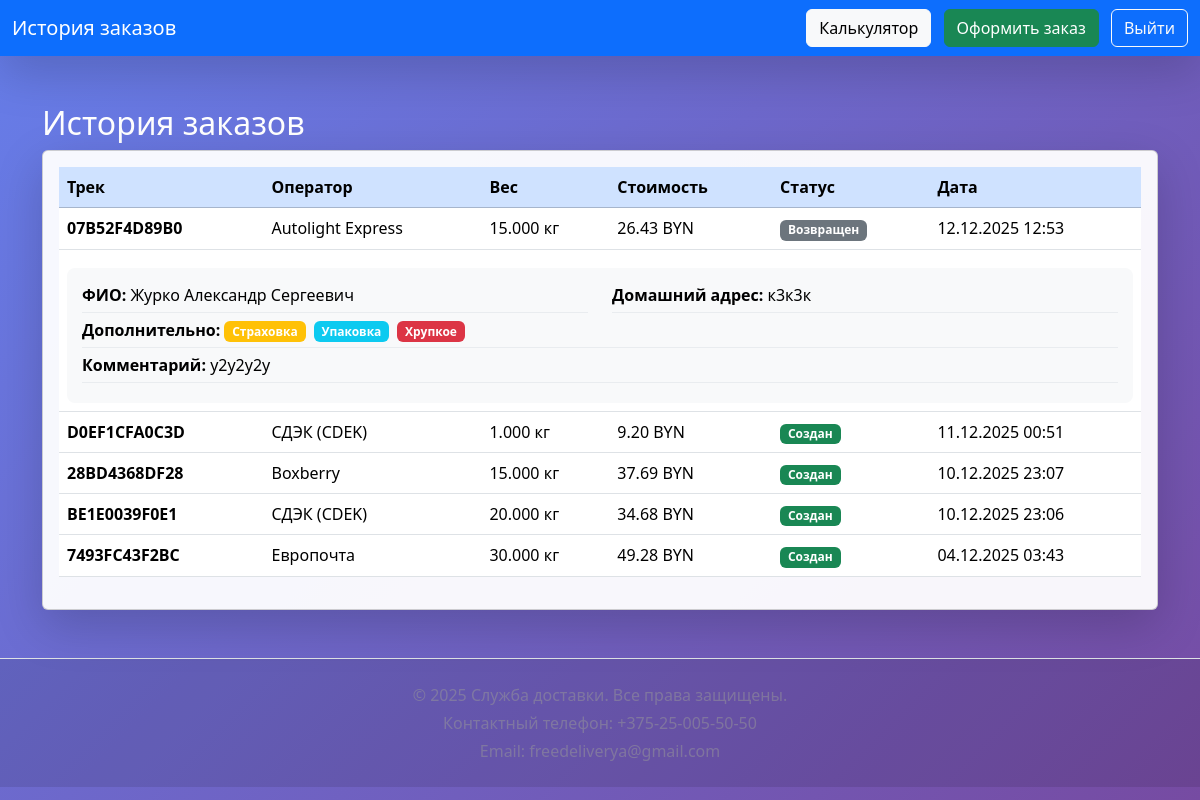
/history.php (signed in), run on an earlier commit of the app's database.
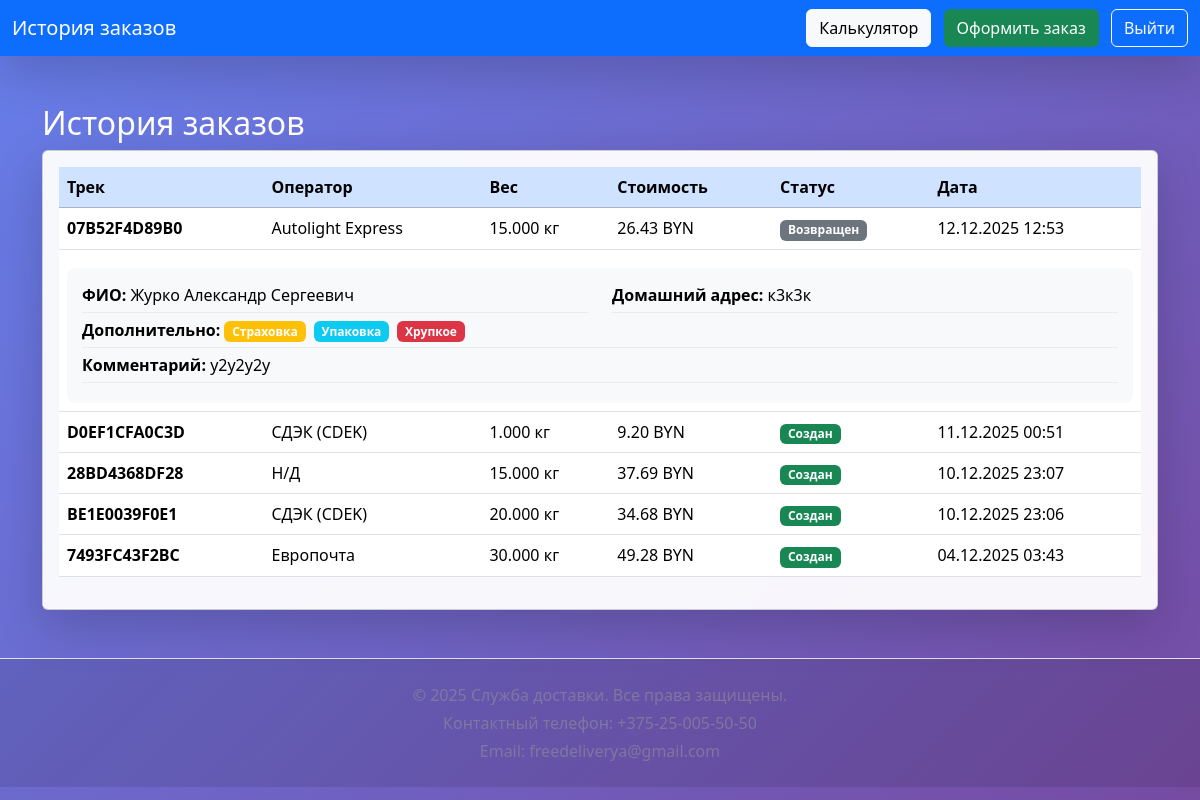
And on a later commit of the database.
### tables this page shows
CREATE TABLE `orders` (
  `id` int(11) NOT NULL,
  `user_id` int(11) DEFAULT NULL,
  `carrier_id` int(11) DEFAULT NULL,
  `from_office` int(11) DEFAULT NULL,
  `to_office` int(11) DEFAULT NULL,
  `weight` decimal(8,3) DEFAULT NULL,
  `cost` decimal(10,2) DEFAULT NULL,
  `delivery_hours` decimal(8,2) DEFAULT NULL,
  `track_number` varchar(20) DEFAULT NULL,
  `created_at` datetime DEFAULT current_timestamp(),
  `payment_status` varchar(20) DEFAULT 'pending',
  `tracking_status` varchar(50) DEFAULT 'created',
  `full_name` varchar(255) DEFAULT NULL,
  `home_address` text DEFAULT NULL,
  `pickup_city` varchar(100) DEFAULT NULL,
  `pickup_address` text DEFAULT NULL,
  `delivery_city` varchar(100) DEFAULT NULL,
  `delivery_address` text DEFAULT NULL,
  `desired_date` date DEFAULT NULL,
  `insurance` tinyint(1) DEFAULT 0,
  `packaging` tinyint(1) DEFAULT 0,
  `fragile` tinyint(1) DEFAULT 0,
  `payment_method` varchar(50) DEFAULT 'cash',
  `comment` text DEFAULT NULL,
  `recipient_name` varchar(255) DEFAULT NULL,
  `recipient_address` text DEFAULT NULL,
  `courier_id` int(11) DEFAULT NULL
);

CREATE TABLE `carriers` (
  `id` int(11) NOT NULL,
  `name` varchar(100) NOT NULL,
  `color` varchar(7) NOT NULL,
  `max_weight` decimal(6,2) NOT NULL,
  `base_cost` decimal(8,2) NOT NULL,
  `cost_per_kg` decimal(8,3) NOT NULL,
  `cost_per_km` decimal(8,4) NOT NULL,
  `speed_kmh` decimal(6,2) NOT NULL,
  `description` text DEFAULT NULL
);

### history.php (the view, shortened to what the changed rows need)
<?php require 'db.php';
$user = $_SESSION['user'];
$orders = $db->prepare("SELECT o.*, c.name as carrier_name FROM orders o LEFT JOIN carriers c ON o.carrier_id=c.id WHERE o.user_id=? ORDER BY o.created_at DESC");
$orders->execute([$user['id']]);
?>
<!DOCTYPE html>
<html lang="ru">
<head>
    <link href="https://cdn.jsdelivr.net/npm/bootstrap@5.3.3/dist/css/bootstrap.min.css" rel="stylesheet">
    <link href="assets/css/style.css" rel="stylesheet">
</head>
<body>
<div class="container mt-5">
    <h2 class="text-white">История заказов</h2>
    <div class="card shadow-lg">
        <div class="card-body">
            <table class="table table-hover">
                <thead class="table-primary">
                    <tr>
                        <th>Трек</th><th>Оператор</th><th>Вес</th><th>Стоимость</th><th>Статус</th><th>Дата</th>
                    </tr>
                </thead>
                <tbody>
                    <?php foreach($orders->fetchAll() as $o): ?>
                    <tr>
                        <td><strong><?= htmlspecialchars($o['track_number']) ?></strong></td>
                        <td><?= htmlspecialchars($o['carrier_name'] ?? 'Н/Д') ?></td>
                        <td><?= $o['weight'] ?> кг</td>
                        <td><?= $o['cost'] ?> BYN</td>
                        <td>
                            <?php
                            $status = $o['tracking_status'] ?? 'created';
                            $status_badge = 'bg-secondary';
                            switch(strtolower($status)) {
                                case 'created':
                                case 'создан':
                                    $status_badge = 'bg-success';
                                    $status_text = 'Создан';
                                    break;
                                case 'returned':
                                case 'возвращен':
                                    $status_badge = 'bg-secondary';
                                    $status_text = 'Возвращен';
                                    break;
                            }
                            ?>
                            <span class="badge <?php echo $status_badge; ?>"><?php echo htmlspecialchars($status_text); ?></span>
                        </td>
                        <td><?= date('d.m.Y H:i', strtotime($o['created_at'])) ?></td>
                    </tr>
                    <?php endforeach; ?>
                </tbody>
            </table>
        </div>
    </div>
</div>
</body>
</html>

What changed in the data, as far as the page shows it:
changed orders "28BD4368DF28": carrier.name "Boxberry" → "Н/Д"
